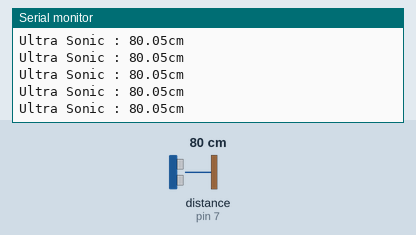
This sketch was run on a simulated Arduino Uno, built with avr-gcc and run on an emulated ATmega328P. Parts: the last lines printed to the serial monitor. Wiring (inferred from the names in the program): ultrasonic range finder: trigger pin 6; echo pin 7. Inputs (shaded band) come from the test bench; at power-on: distance to the obstacle (sensor on pin 7) 80 cm. The echo pulse lasts 58.3 µs per cm.

Above: at 1.2 s.
1.3 s: distance to the obstacle (sensor on pin 7) set to 2 cm
At 1.8 s:
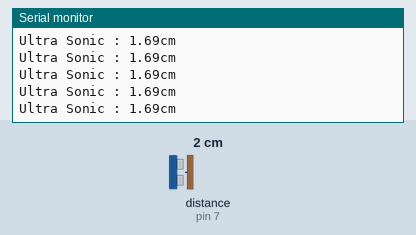
4.3 s: distance to the obstacle (sensor on pin 7) set to 18 cm
At 4.9 s:
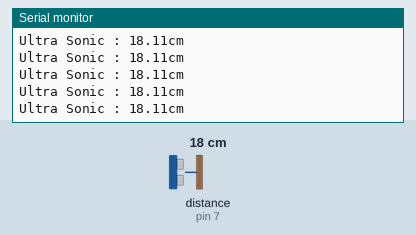
7.3 s: distance to the obstacle (sensor on pin 7) set to 120 cm
At 8.0 s:
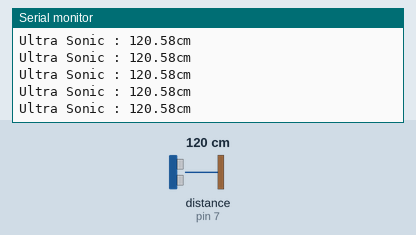
10.3 s: distance to the obstacle (sensor on pin 7) set to 35 cm
At 11.1 s:
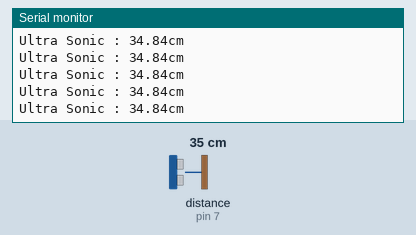
13.3 s: distance to the obstacle (sensor on pin 7) set to 4 cm
At 14.1 s:
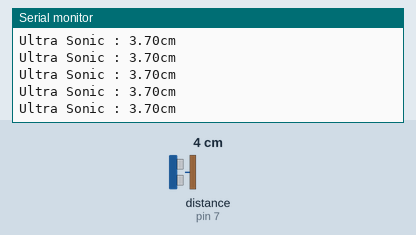
16.3 s: distance to the obstacle (sensor on pin 7) set to 60 cm
At 16.8 s:
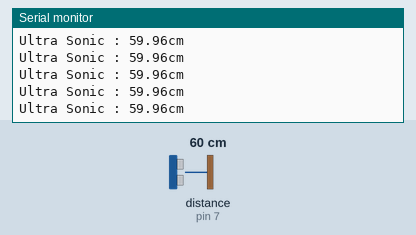
Timing chart, 0 to 19.3 s (numbered marks = the images above; inputs shaded):
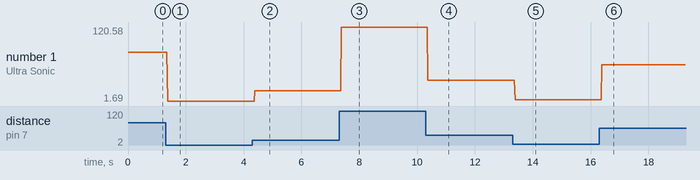

The sketch:

ultrasonic.ino
```cpp
void setup()
{
  Serial.begin(9600) ;

  pinMode(6, OUTPUT);  //6 : Trigger
  pinMode(7, INPUT);    //7 : Echo
}

void loop()
{
  //trigger 발생
  digitalWrite(6, LOW) ;
  delayMicroseconds(2) ;
  digitalWrite(6, HIGH) ;
  delayMicroseconds(10) ;
  digitalWrite(6, LOW) ;

  long value = pulseIn(7, HIGH) ;

  float distance = (float)value * 0.01723 ;

  Serial.print("Ultra Sonic : ") ;
  Serial.print(distance) ;
  Serial.println("cm") ;
}
```

Measured:
- after the input at 1.3 s, the serial monitor: prints a new line after 0.07 s (image 1)
- after the input at 4.3 s, the serial monitor: prints a new line after 0.09 s (image 2)
- after the input at 7.3 s, the serial monitor: prints a new line after 0.08 s (image 3)
- after the input at 10.3 s, the serial monitor: prints a new line after 0.07 s (image 4)
- after the input at 13.3 s, the serial monitor: prints a new line after 0.09 s (image 5)
- after the input at 16.3 s, the serial monitor: prints a new line after 0.09 s (image 6)
- plotted number 1: 80.05 → 1.69 after the input at 1.3 s, 1.69 → 18.11 after the input at 4.3 s, 18.11 → 120.58 after the input at 7.3 s, 120.58 → 34.84 after the input at 10.3 s, 34.84 → 3.7 after the input at 13.3 s
